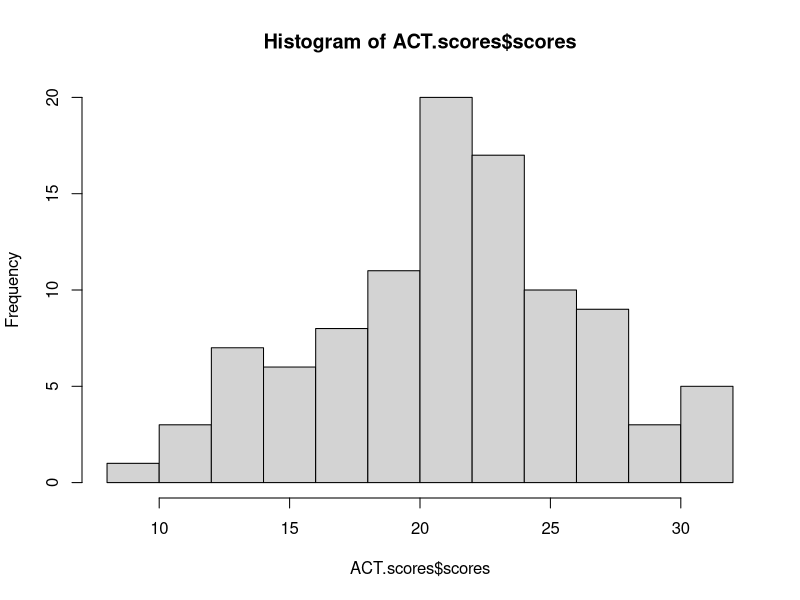
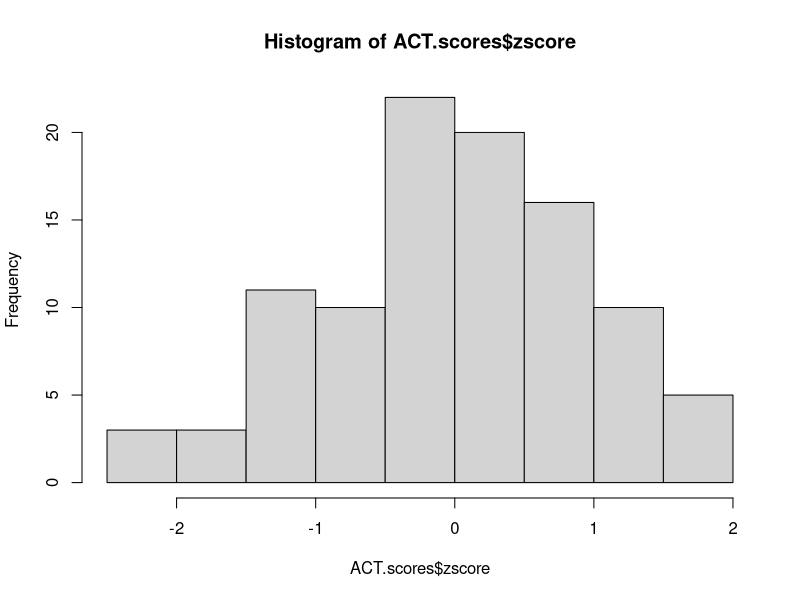
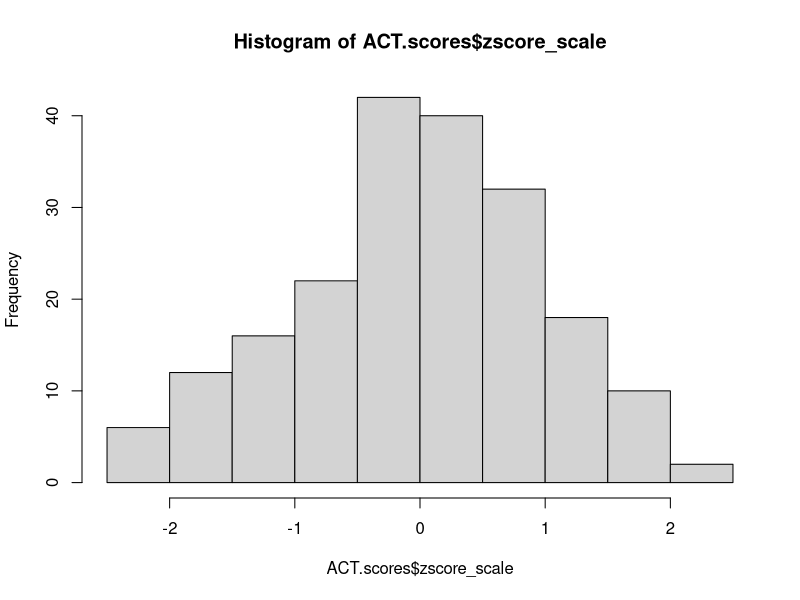
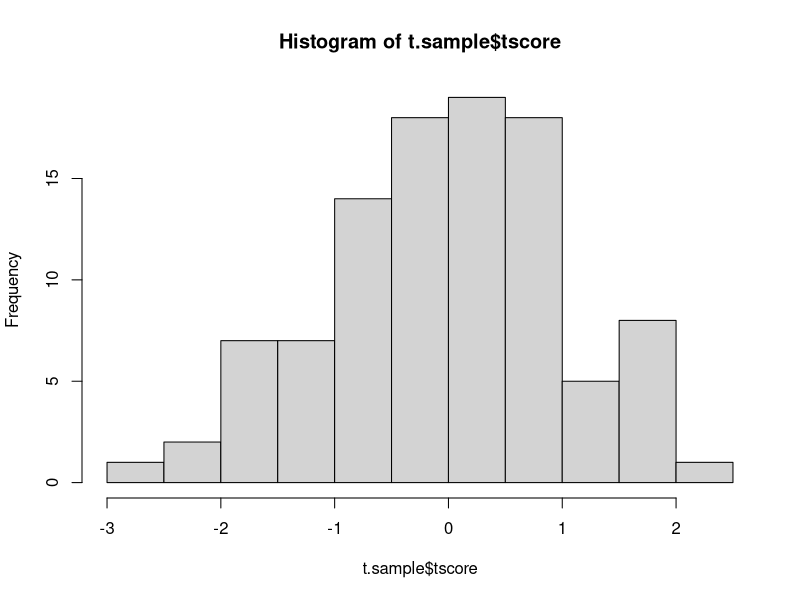

Reproduce these figures in R, in order.
## ---- chunk 1
ACT.scores<-data.frame(rnorm(100, mean=21, sd=5.3))
names(ACT.scores)<-"scores"

mean(ACT.scores$scores)
sd(ACT.scores$scores)
## ---- chunk 2
z.score<-(29-21)/5.3
z.score
## ---- chunk 3
library(tidyverse)
ACT.scores<-ACT.scores %>%
  mutate(zscore=(scores-21)/5.3)

ACT.scores$zscore_scale<-scale(ACT.scores)

hist(ACT.scores$scores)
hist(ACT.scores$zscore)
hist(ACT.scores$zscore_scale)
## ---- chunk 4
score<-qnorm(0.67,mean=21,sd=5.3)
score
## ---- chunk 5
t.sample<-data.frame(rt(100, df=10))
names(t.sample)<-"tscore"
hist(t.sample$tscore)
## ---- chunk 6
dist<-qnorm(0.9,mean=3.6,sd=1.2)
dist
